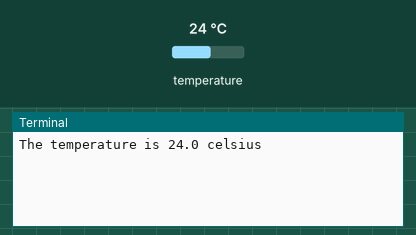
Bench run of a program on a simulated Raspberry Pi (BCM pin numbers). Parts: the last lines printed to the terminal. Inputs (shaded band) come from the test bench; at power-on: temperature 24 °C.

Above: at 1.2 s.
1.3 s: temperature set to 12 °C
At 3.5 s:
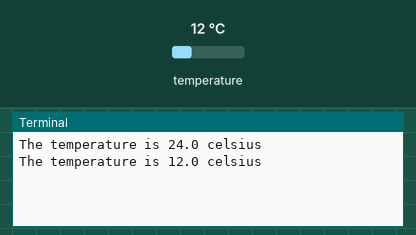
3.8 s: temperature set to 19 °C
At 5.4 s:
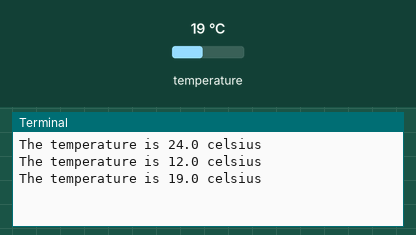
Timing chart, 0 to 6.9 s (numbered marks = the images above; inputs shaded):
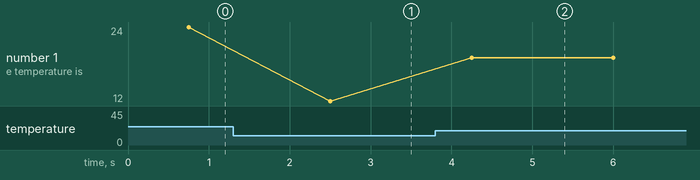

Measured:
- after the input at 1.3 s, the terminal: prints a new line after 1.2 s (image 1)
- after the input at 3.8 s, the terminal: prints a new line after 0.45 s (image 2)
- plotted number 1: 24 → 12 after the input at 1.3 s, 12 → 19 after the input at 3.8 s

The program:

tempsensor.py
```python
#!/usr/bin/env python

import time
from w1thermsensor import W1ThermSensor, Unit

sensor = W1ThermSensor()

while True:
    temperature_in_all_units = sensor.get_temperatures([Unit.DEGREES_C, Unit.DEGREES_F, Unit.KELVIN])
    print("The temperature is %s celsius" % temperature_in_all_units[0])
    time.sleep(1)
```
